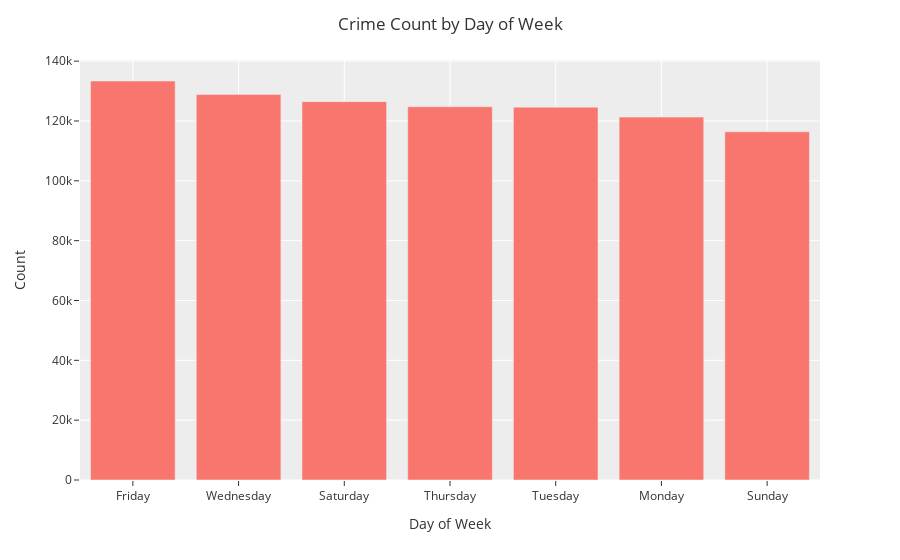

This figure's notebook cell:
### Code cell
week = sf_crime_data['DayOfWeek'].value_counts()

fig = px.bar(week, x=week.index, y=week.values)

fig.update_layout(title='Crime Count by Day of Week')
fig.update_xaxes(title='Day of Week')
fig.update_yaxes(title='Count')

fig.show()

### Figure 1 — Plotly figure (JSON) as saved in the notebook; plotly's stock layout.template omitted (floating-point values rounded to 4 significant figures)
{"data": [{"alignmentgroup": "True", "hovertemplate": "index=%{x}<br>y=%{y}<extra></extra>", "legendgroup": "", "marker": {"color": "#F8766D", "pattern": {"shape": ""}}, "name": "", "offsetgroup": "", "orientation": "v", "showlegend": false, "textposition": "auto", "type": "bar", "x": ["Friday", "Wednesday", "Saturday", "Thursday", "Tuesday", "Monday", "Sunday"], "xaxis": "x", "y": [133360, 128818, 126463, 124746, 124592, 121292, 116388], "yaxis": "y"}], "layout": {"barmode": "relative", "legend": {"tracegroupgap": 0}, "margin": {"t": 60}, "title": {"text": "Crime Count by Day of Week"}, "xaxis": {"anchor": "y", "domain": [0, 1], "title": {"text": "Day of Week"}}, "yaxis": {"anchor": "x", "domain": [0, 1], "title": {"text": "Count"}}}}
